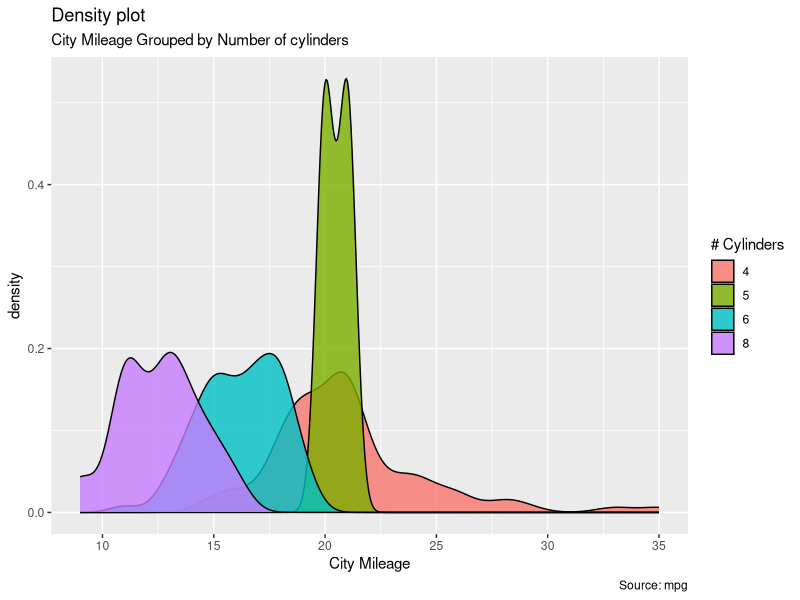

Recreate this plot in R.
## ---- chunk 1
library(ggplot2)

## Plot
g <- ggplot(mpg, aes(cty))
g + geom_density(aes(fill=factor(cyl)), alpha=0.8) + 
    labs(title="Density plot", 
         subtitle="City Mileage Grouped by Number of cylinders",
         caption="Source: mpg", x="City Mileage",
         fill="# Cylinders")
